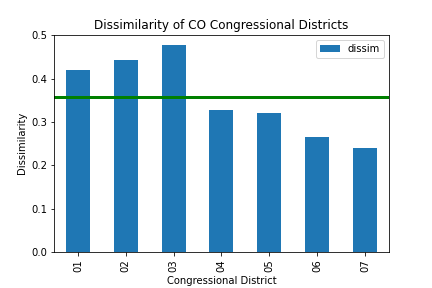

Here is the Python script that generated this plot:
# -*- coding: utf-8 -*-
"""
Created on Thu Apr 29 16:38:52 2021

@author: Suraj
"""
# The following script calculates the dissimilarity index values of each congressional district 
# in a state. 

import geopandas
import pandas as pd
import seaborn as sns
import matplotlib.pyplot as plt

# Read in the distr_contrib layer of the co.gpkg file. Trim the result, set the
# index to "CD116FP" and rename the index to "Congressional District".

co_distr=geopandas.read_file("co.gpkg",layer="distr_contrib")
co_distr=co_distr.set_index("CD116FP")
co_distr=co_distr.drop(columns=["GEOID","MTFCC","FUNCSTAT","LSAD","CDSESSN","AWATER","NAMELSAD"])
co_distr.index.name="Congressional District"

#Read in the zip_pieces_contrib.csv file previously created and set the index 
# to the "zipcode" column and rename the "CD116FP" column to "Cong_Distr".

zip_pieces_contrib=pd.read_csv("zip_pieces_contrib.csv")
zip_pieces_contrib=zip_pieces_contrib.set_index("zipcode")
zip_pieces_contrib=zip_pieces_contrib.rename(columns={"CD116FP":"Cong_Distr"})

# Now calculate the dissimilarity index value for each congressional district.
# Use the zip pieces contributions in each district to calcuate the index. 
# Append each district's dissimilarity index value to an empty dictionarty. 

grouped=zip_pieces_contrib.groupby(["Cong_Distr"])
dict={}

for distrnum, group in grouped:
    print(distrnum)
    print(group)
    zip_d_share=group["DEM"]/group["DEM"].sum()
    zip_r_share=group["REP"]/group["REP"].sum()
    zip_dissim=0.5*((zip_d_share-zip_r_share).abs()).sum()
    dict[distrnum]=(zip_dissim)
    
# Transform the dictionary to a DataFrame, set its index to "Congressional District", 
# and rename the column "0" to "dissim". 

distr_dissim=pd.DataFrame.from_dict(dict,orient="index")
distr_dissim.index.name="Congressional District"
distr_dissim=distr_dissim.rename(columns={0:"dissim"})

#Calculate the average dissimilarity value across the state's congressional 
# districts, and modify the index's format to match the index format of the co_distr DataFrame.

dissim_avg=distr_dissim["dissim"].mean()
distr_dissim.index=distr_dissim.index.map("{:02}".format)

# In order to spatially draw the district dissimilarity index values in GIS, merge distr_dissim on co_distr.

dissim_gis=co_distr.merge(distr_dissim,on="Congressional District",how="outer",validate="1:1",indicator=True)

# Drop irrelevant columns and write the result to a new dissim.gpkg geopackage file. 

dissim_gis=dissim_gis.drop(columns=["STATEFP","ALAND","DEM","REP","total","d_share","_merge"])
dissim_gis.to_file("dissim.gpkg",driver="GPKG")

# Create a bar plot indicating each district's dissimilarity value as well as the state's average dissimilarity value. 

ax1=distr_dissim.plot(kind="bar")
ax1.axhline(dissim_avg,color="green",linewidth=3)
ax1.set_title("Dissimilarity of CO Congressional Districts")
ax1.set_ylabel("Dissimilarity")

# Save the plot to a png file.

ax1.get_figure().savefig('co_dissim.png')
